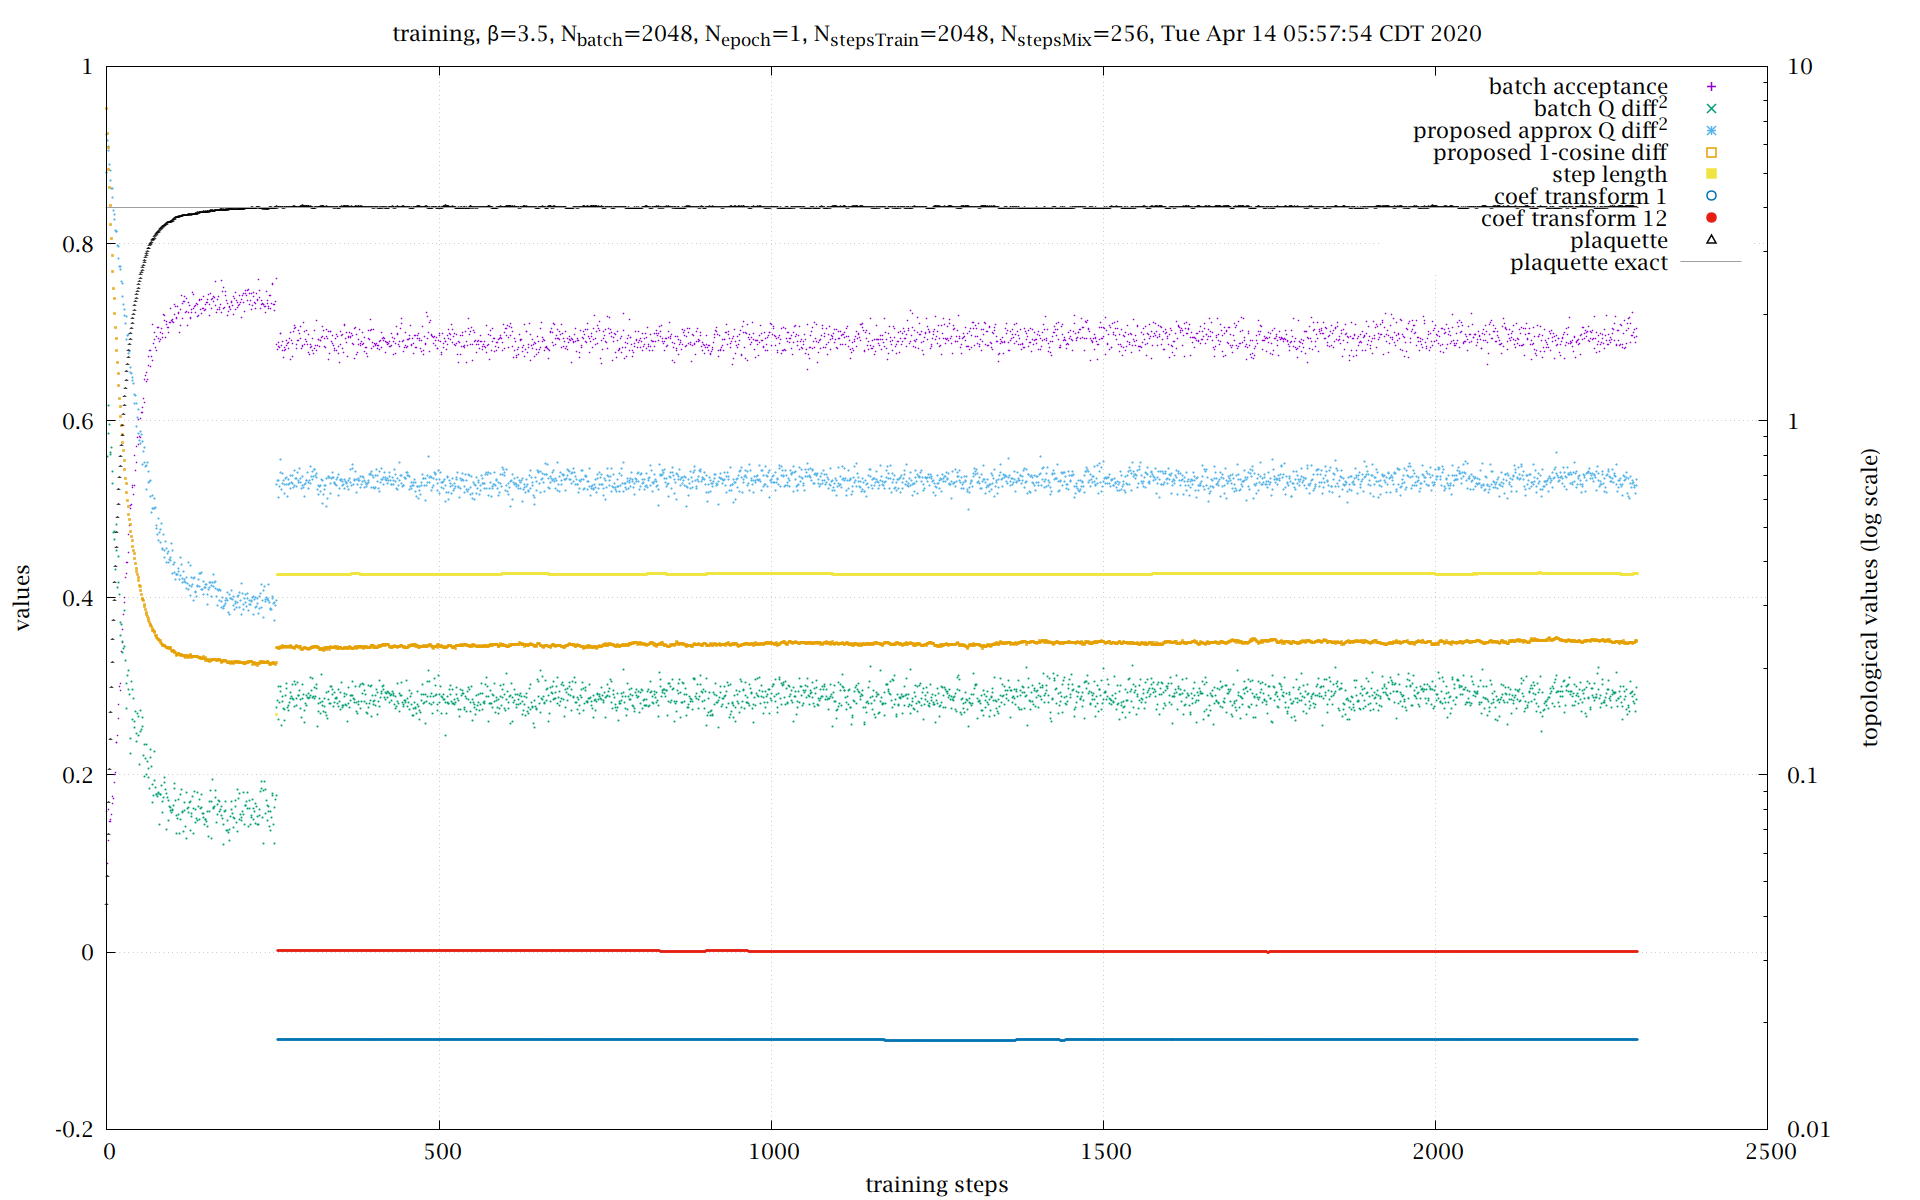

The gnuplot source for this figure:
#!/usr/bin/env gnuplot
set term pngcairo size 1920,1200 font "Lucida Bright OT,16"
set output ARG0[*:strlen(ARG0)-2].'png'
beta='3.5'
batch=2048
epoch=1
stepsTrain=2048
stepsMix=256

steps=stepsTrain+stepsMix
file=ARG0[*:strlen(ARG0)-2].'log'

j(ex)="<jconsole -js 'exit echo ".ex."'"
$plaq<<e
(,: 1 bi % 0 bi=:1 : '"'"'(i.0) H. (1+m)@(0.25&*)@*: * ^&m@-: % (!m)"_'"'"')
e
plaqStep=j('($~2,~2%~#),|:(,~(e%~b,0)-~])' . $plaq[1] . '>:(b=:'.beta.'-1)*e%~>:i.e=:'.epoch)
#steptobeta(n)=1.+(beta-1.)*n/steps/epoch
#steptobetaT(n)=1.+(beta-1.)*((1+int(n/stepsTrain))*stepsMix+n)/steps/epoch
betatostep(b) = (b-1.)*steps*epoch/(beta-1.)
step(n) = n
stepT(n) = n+stepsMix

set pointsize 0.25

set log y2
set ytics nomirror
set y2tics nomirror
set autoscale  y
set autoscale y2
set grid

set title 'training, β=' . beta . ', N_{batch}=' . batch . ', N_{epoch}=' . epoch . ', N_{stepsTrain}=' . stepsTrain . ', N_{stepsMix}='. stepsMix . ', ' . system('date -r '.file)
#set xlabel 'β'
set xlabel 'training steps'
set ylabel 'values'
set y2label 'topological values (log scale)'

do for [i=1:20] { eval 'st'.i.'="w p lc '.i.' pt '.i.' notitle, 1/0 w p lc '.i.' pt '.i.' lw 1.5 ps 1.5 t"' }
plot \
	"<awk -F '[][,: ]*' '/^accept/{print $2}' ".file u (step($0)):1 @st1 'batch acceptance', \
	"<awk -F '[][,: ]*' '/^topo:/{x=0;for(i=2;i<NF;++i){qq[i]=$i;x+=(qo[i]-qq[i])**2}print x/(NF-2); for(i in qq)qo[i]=qq[i]}' ".file u (step($0)):1 axes x1y2 @st2 'batch Q diff^2', \
	"<awk -F '[][,: ]*' '/^topoDiff/{print $2}' ".file u (step($0)):1 axes x1y2 @st3 'proposed approx Q diff^2', \
	"<awk -F '[][,: ]*' '/^cosDiff/{print $2}' ".file u (step($0)):1 @st4 'proposed 1-cosine diff', \
	"<awk -F '[][,: ]*' '/^weights/{print $2}' ".file u (stepT($0)):1 @st5 'step length', \
	"<awk -F '[][,: ]*' 'w==1{print $2} w>0{w--} /^weights/{w=1}' ".file u (stepT($0)):(atan($1)/pi) @st6 'coef transform 1', \
	"<awk -F '[][,: ]*' 'w==1{print $2} w>0{w--} /^weights/{w=12}' ".file u (stepT($0)):(atan($1)/pi) @st7 'coef transform 12', \
	"<awk -F '[][,: ]*' '/^plaq/{print $2}' ".file u (step($0)):1 @st8 'plaquette', \
	plaqStep u (betatostep($1)):2 w l lc rgb '#a0a0a0' t 'plaquette exact'
